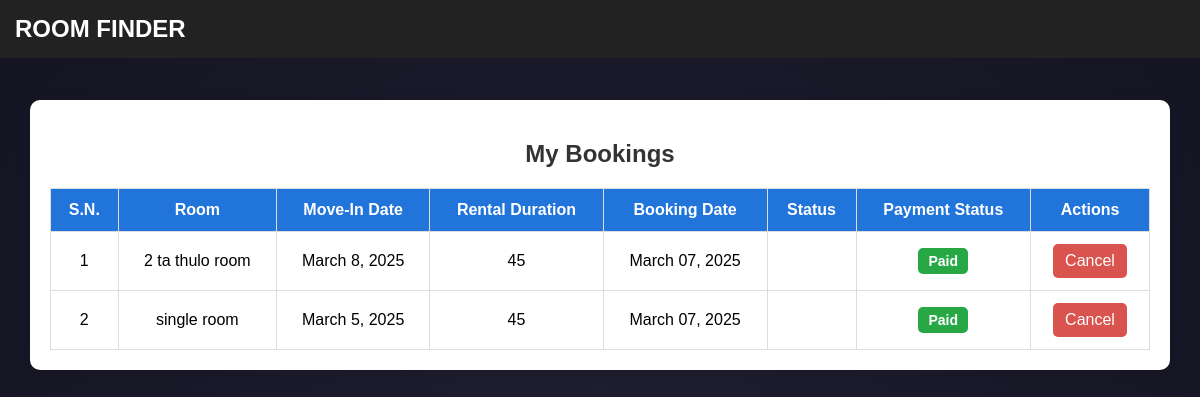
The page /renter/view_bookings/ on the database its author committed.
### Renter/models.py (models this page shows, shortened)
class Booking(models.Model):
    PENDING = 'Pending'
    APPROVED = 'Approved'
    REJECTED = 'Rejected'
    STATUS_CHOICES = [
        (PENDING, 'Pending'),
        (APPROVED, 'Approved'),
        (REJECTED, 'Rejected'),
    ]
    room = models.ForeignKey(Room, on_delete=models.CASCADE, related_name='bookings')
    renter = models.ForeignKey(Renter, on_delete=models.CASCADE, related_name='bookings')
    booking_date = models.DateTimeField(auto_now_add=True, null=True)
    move_in_date = models.DateField()
    status = models.CharField(max_length=10, choices=STATUS_CHOICES, default=PENDING, null=True)
    rental_duration = models.CharField(help_text="Duration in months", max_length=40)
    payment_status = models.BooleanField(default=False)
    approved = models.BooleanField(default=False, null=True)
    payment_amount = models.DecimalField(max_digits=10, decimal_places=2, default=0.00, null=True)  # New field for payment amount

### Landlord/models.py (models this page shows, shortened)
class Room(models.Model):
    ROOM_TYPE = [
        ('Single', 'Single'),
        ('Double', 'Double'),
        ('Flat', 'Flat'),
    ]
    owner = models.ForeignKey(Landlord, on_delete=models.CASCADE, null=True)
    title = models.CharField(max_length=255)
    price = models.DecimalField(max_digits=10, decimal_places=2)
    location = models.CharField(max_length=255)
    description = models.TextField()
    room_type = models.CharField(choices=ROOM_TYPE, max_length=10, null=True, default="Single")
    is_available = models.BooleanField(default=True)
    image = models.ManyToManyField('RoomImage', related_name='rooms')
    total_booked_amount = models.DecimalField(max_digits=10, decimal_places=2, default=0.00, null=True)

### Renter/views.py (the view)
# urls.py: path('view_bookings/', view_bookings, name="view_bookings"),
def view_bookings(request):
    bookings = Booking.objects.filter(approved=False)
    context = {
        'bookings' : bookings,
    }
    return render(request, "renter/view_bookings.html", context)

### ROOM_FINDER/templates/renter/view_bookings.html (shortened to what this page needs)
<!DOCTYPE html>
<html lang="en">
<head>
    <link rel="stylesheet" href="https://cdnjs.cloudflare.com/ajax/libs/font-awesome/6.4.2/css/all.min.css">
</head>
<body>
<header>
    <div class="logo">Room Finder</div>
</header>
<div class="container">
    <h2>My Bookings</h2>
    {% if bookings %}
        <table>
            <thead>
                <tr>
                    <th>S.N.</th>
                    <th>Room</th>
                    <th>Move-In Date</th>
                    <th>Rental Duration</th>
                    <th>Booking Date</th>
                    <th>Status</th>
                    <th>Payment Status</th>
                    <th>Actions</th>
                </tr>
            </thead>
            <tbody>
                {% for booking in bookings %}
                    <tr>
                        <td>{{ forloop.counter }}</td>
                        <td>{{ booking.room.title }}</td>
                        <td>{{ booking.move_in_date }}</td>
                        <td>{{ booking.rental_duration }}</td>
                        <td>{{ booking.booking_date|date:"F d, Y" }}</td>
                        <td>
                          </td>
                        <td>
                            {% if booking.payment_status %}
                                <span class="badge paid">Paid</span>
                            {% else %}
                                <span class="badge pending">Pending</span>
                            {% endif %}
                        </td>
                        <td>
                            <a href="{% url 'cancel_booking' booking.id %}" class="btn btn-cancel" onclick="return confirm('Are you sure you want to cancel this booking?');">
                                Cancel
                            </a>
                        </td>
                    </tr>
                {% endfor %}
            </tbody>
        </table>
    {% else %}
        <p class="no-bookings">No bookings found.</p>
    {% endif %}
</div>
</body>
</html>

### ROOM_FINDER/templates/renter/view_bookings.html (style rules this page uses)
header { background: #222; color: #fff; padding: 15px; text-align: left; position: fixed; width: 100%; top: 0; left: 0; z-index: 1000; }
header .logo { font-size: 24px; font-weight: bold; color: white; text-transform: uppercase; }
body { font-family: Arial, sans-serif; background: radial-gradient(circle, #1e1e2f, #141423); margin: 0; padding: 0; display: flex; justify-content: center; align-items: flex-start; min-height: 100vh; padding-top: 80px; }
.container { width: 100%; max-width: 1100px; background: white; padding: 20px; border-radius: 10px; box-shadow: 0px 0px 10px rgba(0, 0, 0, 0.1); margin-top: 20px; }
h2 { text-align: center; margin-bottom: 20px; color: #333; }
table { width: 100%; border-collapse: collapse; margin-top: 20px; }
table, th, td { border: 1px solid #ddd; }
th, td { padding: 12px; text-align: center; }
th { background-color:rgb(33, 116, 218); color: white; }
.badge { padding: 6px 12px; border-radius: 5px; font-weight: bold; }
.paid { background-color: #28a745; color: white; }
.btn { display: inline-block; padding: 8px 12px; color: white; border: none; cursor: pointer; text-decoration: none; border-radius: 5px; transition: 0.3s; }
.btn-cancel { background-color: #d9534f; }
.badge { padding: 5px 10px; font-size: 14px; border-radius: 5px; color: white; }

### rows shown on the page
Booking: room "2 ta thulo room", move_in_date "March 8, 2025", rental_duration "45", booking_date "March 07, 2025", payment_status "Paid"
Booking: room "single room", move_in_date "March 5, 2025", rental_duration "45", booking_date "March 07, 2025", payment_status "Paid"
